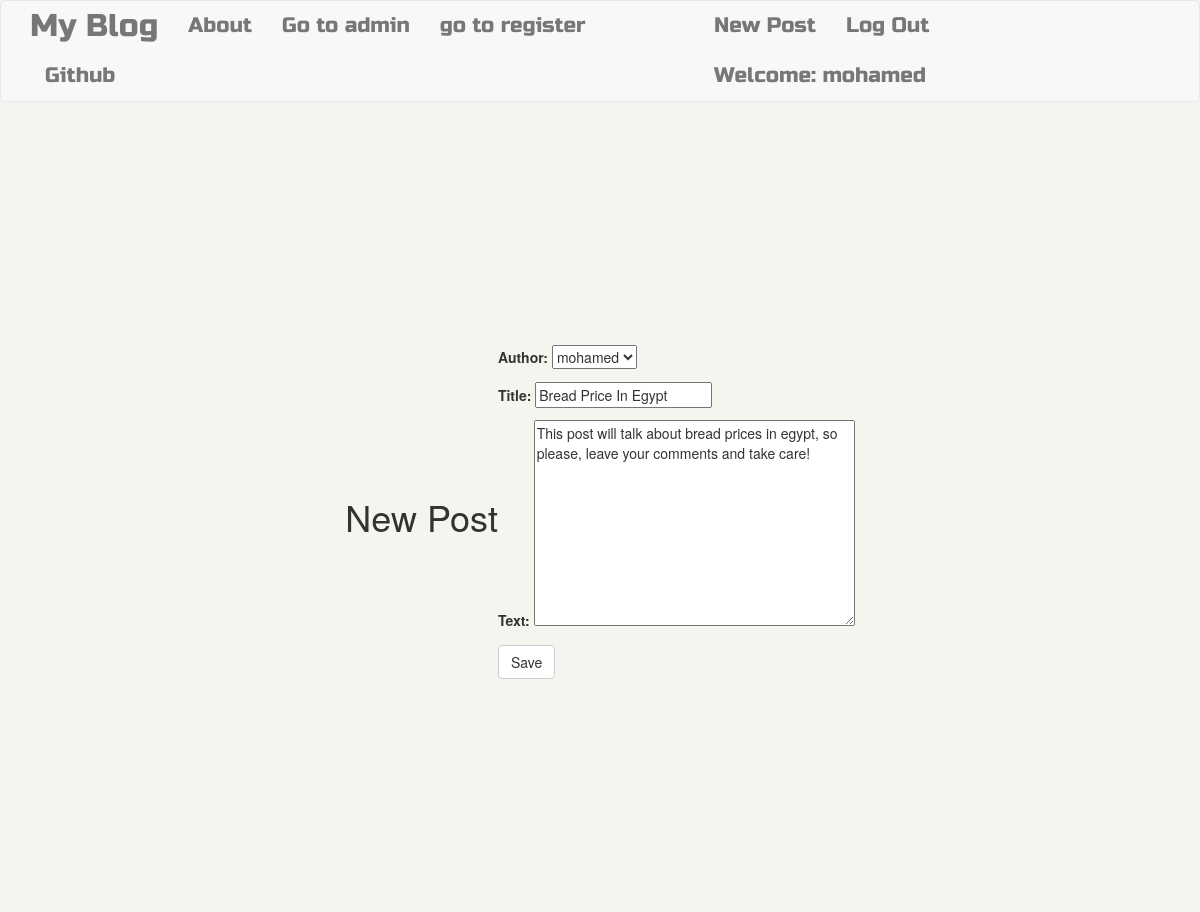
/post/4/edit/ (signed in), run on the app's committed database.
### blog/models.py (models this page shows, shortened)
class Post (models.Model):
    author=models.ForeignKey('auth.User',on_delete=models.CASCADE)
    title=models.CharField(max_length=200)
    text=models.TextField()
    create_date=models.DateTimeField(default=timezone.now)
    publish_date=models.DateTimeField(blank=True,null=True)

### blog/views.py (the view)
class updatepostview (LoginRequiredMixin,UpdateView):
    login_url='/login/'
    redirect_field_name="blog/post_detail.html"
    form_class=PostForm
    model=Post

### blog/forms.py
class PostForm (forms.ModelForm):
    class Meta ():
        model=Post
        fields=('author','title','text')
        widgets={
          'title':forms.TextInput(attrs={'class':'textinputclass'}),
          'text': forms.Textarea(attrs={'class':'editable medium-editor-textarea postcontent'})
        }

### blog/templates/blog/post_form.html (shortened to what this page needs)
{% extends 'blog/base.html' %}
{% block content %}
<h1>New Post</h1>
<form  method="POST">
{{form.as_p}}
<button type="submit" class='save btn btn-default' >Save</button>
</form>
{% endblock %}

### blog/templates/blog/base.html (shortened to what this page needs)
<!DOCTYPE html>
{% load staticfiles %}
<html lang="en" dir="ltr">
  <head>
<link rel="stylesheet" href="https://maxcdn.bootstrapcdn.com/bootstrap/3.3.7/css/bootstrap.min.css"
<script src="//cdn.jsdelivr.net/npm/medium-editor@latest/dist/js/medium-editor.min.js"></script>
<link rel="stylesheet" href="//cdn.jsdelivr.net/npm/medium-editor@latest/dist/css/medium-editor.min.css" type="text/css" media="screen" charset="utf-8">
<link rel="stylesheet" href="{% static 'css/blog.css' %}">
  </head>
  <body>
    <nav class='navbar navbar-default techfont custom-navbar '  >
      <div class="container">
        <ul class= 'nav navbar-nav'>
          <li> <a class='navbar-brand bigbrand' href="{% url 'postlist' %}">My Blog</a> </li>
          <li><a href="{% url 'about' %}">About</a></li>
          <li><a class="navbar-link" href="{% url 'admin:index' %}">Go to admin</a></li>
          <li><a class="navbar-link" href="{% url 'register' %}">go to register</a></li>
          <li><a href="https://www.github.com">Github</a> </li>
        </ul>
        <ul class='nav navbar-nav navbar-right'>
          {% if user.is_authenticated %}
          <li><a href="{% url 'postnew' %}">New Post</a> </li>
          <li><a href="{% url 'logout' %}">Log Out</a> </li>
          <li><a>Welcome: {{user.username}}</a> </li>
          {% else %}
          <li><a class='nav navbar-right' href="{% url 'login' %}">Login</a> </li>
          {% endif %}
        </ul>
      </div>
    </nav>
    <div class="content container">
      {% block content %}
      {% endblock %}
    </div>
  </body>
</html>

### blog/static/css/blog.css (style rules this page uses)
.techfont { font-family:'Russo One' ,sans-serif; font-size: 1.5em; margin-bottom: 10px; }
.bigbrand { font-size:1.5em; }
body, html { height: 100%; background: #F6F4EE; }
.container { display: flex; align-items: center; justify-content: center; height: 100%; }

### data on the page
Post: author "mohamed", title "Bread Price In Egypt", text "This post will talk about bread prices in egypt, so please, leave your comments and take care!"

### other printed values
{{ user.username }} "mohamed"
